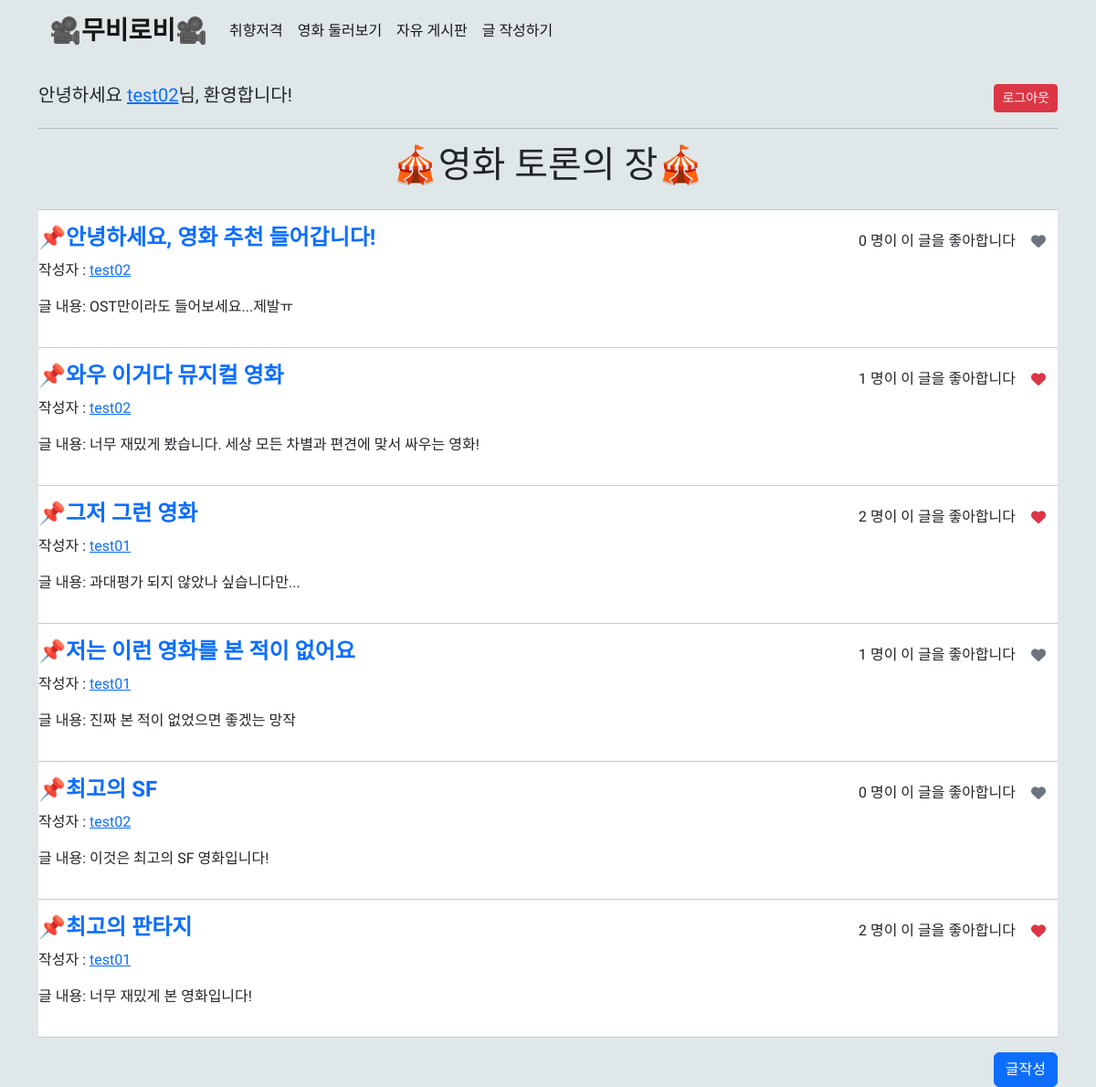
Page /community/ (signed in) on the committed database.
### accounts/models.py (models this page shows)
class User(AbstractUser):
    followings = models.ManyToManyField('self', symmetrical=False, related_name='followers')

### community/models.py (models this page shows)
class Review(models.Model):
    title = models.CharField(max_length=100)
    movie_title = models.CharField(max_length=50)
    rank = models.DecimalField(max_digits=5, decimal_places=1)
    content = models.TextField()
    created_at = models.DateTimeField(auto_now_add=True)
    updated_at = models.DateTimeField(auto_now=True)
    user = models.ForeignKey(
        settings.AUTH_USER_MODEL, on_delete=models.CASCADE
    )
    like_users = models.ManyToManyField(
        settings.AUTH_USER_MODEL, related_name='like_reviews'
    )

### community/views.py (the view)
# urls.py: path('', views.index, name='index'),
@require_safe
def index(request):
    reviews = Review.objects.order_by('-pk')
    context = {
        'reviews': reviews,
    }
    return render(request, 'community/index.html', context)

### community/templates/community/index.html (shortened to what this page needs)
{% extends 'base.html' %}
{% block content %}
  <div class="d-flex justify-content-center">
    <h1>🎪영화 토론의 장🎪</h1>
  </div>
  <div class="bg-white">
  <hr />
  {% for review in reviews %}
    <div class="d-flex justify-content-between">
      <div class="d-flex">
      <h4>📌</h4><a style="text-decoration: none;" href="{% url 'community:detail' review.pk %}"><h4 class="fw-bold">{{ review.title }}</h4></a>
      </div>
      <div>
        <span><span id="likecnt-{{ review.pk }}">{{ review.like_users.all|length }}</span> 명이 이 글을 좋아합니다</span>
        <form style="display: inline-block;" id="likes-forms" data-review-id="{{ review.pk }}">
          {% if user in review.like_users.all %}
            <button class="btn btn-link"><i id="like-{{ review.pk }}" class="fa-solid fa-heart text-danger"></i></button>
            {% else %}
            <button class="btn btn-link"><i id="like-{{ review.pk }}" class="fa-solid fa-heart text-secondary"></button></i>
          {% endif %}
        </form>
      </div>
    </div>
    <p>
      작성자 : <a href="{% url 'accounts:profile' review.user.username %}">{{ review.user }}</a>
    </p>
    <p>글 내용: {{ review.content }}</p>
    <hr />
  {% endfor %}
  </div>
  {% if request.user.is_authenticated  %}
  <div class="d-flex justify-content-end">
    <a href="{% url 'community:create' %}"><button class="btn btn-primary">글작성</button></a>
  </div>
  {% endif %}
{% endblock content %}

### templates/base.html (shortened to what this page needs)
<!DOCTYPE html>
<html lang="en">
  <head>
    <link href="https://cdn.jsdelivr.net/npm/bootstrap@5.2.0-beta1/dist/css/bootstrap.min.css" rel="stylesheet" />
    <link rel="stylesheet" href="https://cdnjs.cloudflare.com/ajax/libs/font-awesome/6.4.2/css/all.min.css" />
  </head>
  <body style="font-family: 'Hahmlet', serif; background-color: #E0E7E9   ;">
    <div class="container">
      <nav>
        {% if user.is_authenticated %}
          <nav class="navbar navbar-expand-lg bg-body-tertiary">
            <div class="container-fluid">
              <a class="navbar-brand fs-3 fw-bold" href="{% url 'movies:index' %}">🎥무비로비🎥</a>
              <div class="collapse navbar-collapse" id="navbarNav">
                <ul class="navbar-nav">
                  <li class="nav-item">
                    <a class="nav-link active" aria-current="page" href="{% url 'movies:recommended' %}">취향저격</a>
                  </li>
                  <li class="nav-item">
                    <a class="nav-link active" aria-current="page" href="{% url 'movies:index' %}">영화 둘러보기</a>
                  </li>
                  <li class="nav-item">
                    <a class="nav-link active" aria-current="page" href="{% url 'community:index' %}">자유 게시판</a>
                  </li>
                  <li class="nav-item">
                    <a class="nav-link active" aria-current="page" href="{% url 'community:create' %}">글 작성하기</a>
                  </li>
                </ul>
              </div>
            </div>
          </nav>
          <br />
          <div class="d-flex justify-content-between">
            <h5 style="display: inline-block;">안녕하세요 <a href="{% url 'accounts:profile' user %}">{{ user.username }}</a>님, 환영합니다!</h5>
            <form style="display: inline-block;" action="{% url 'accounts:logout' %}" method="POST">
              <button type="submit" class="btn btn-danger btn-sm">로그아웃</button>
            </form>
          </div>
          <hr />
        {% endif %}
      </nav>
      {% block content %}
      {% endblock content %}
    </div>
  </body>
</html>

### rows in the picture
User: username "test02"
Review: title "안녕하세요, 영화 추천 들어갑니다!", like_users.all|length "0", user "test02", content "OST만이라도 들어보세요...제발ㅠ"
Review: title "와우 이거다 뮤지컬 영화", like_users.all|length "1", user "test02", content "너무 재밌게 봤습니다. 세상 모든 차별과 편견에 맞서 싸우는 영화!"
Review: title "그저 그런 영화", like_users.all|length "2", user "test01", content "과대평가 되지 않았나 싶습니다만..."
Review: title "저는 이런 영화를 본 적이 없어요", like_users.all|length "1", user "test01", content "진짜 본 적이 없었으면 좋겠는 망작"
Review: title "최고의 SF", like_users.all|length "0", user "test02", content "이것은 최고의 SF 영화입니다!"
Review: title "최고의 판타지", like_users.all|length "2", user "test01", content "너무 재밌게 본 영화입니다!"
